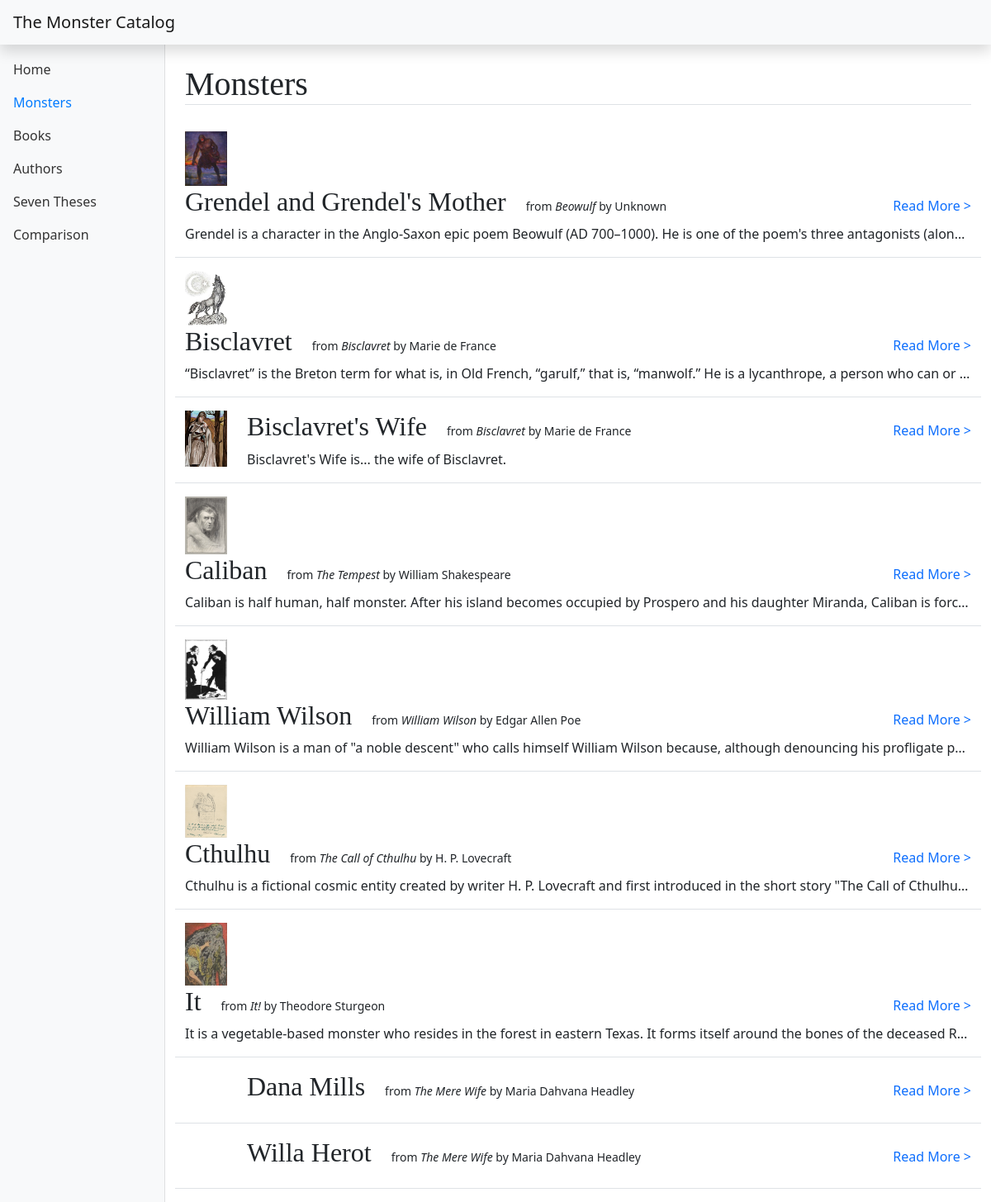
/monsters, run on the app's committed database.
### monstercatalog/models.py (models this page shows, shortened)
class Monster(models.Model):
    name = models.CharField(max_length=255)
    image = models.ImageField(null=True, blank=True)
    book = models.ForeignKey(Book, on_delete=models.CASCADE)
    description = models.TextField(blank=True)
    age = models.IntegerField(null=True, blank=True)
    location = models.TextField(max_length=255, blank=True)

class Book(models.Model):
    title = models.CharField(max_length=255)
    author = models.ForeignKey(Author, on_delete=models.CASCADE)
    about = models.TextField(blank=True)
    image = models.ImageField(null=True, blank=True)

class Author(models.Model):
    name = models.CharField(max_length=255)
    born = models.DateField(null=True, blank=True)
    died = models.DateField(null=True, blank=True)
    about = models.TextField(blank=True)
    image = models.ImageField(null=True, blank=True)

### monstercatalog/views.py (the view)
# urls.py: path('monsters', views.monster_list, name='monster_list'),
def monster_list(request):
    monsters = Monster.objects.all()
    return render(request, 'monstercatalog/monster_list_page.html', {'monsters': monsters})

### monstercatalog/templates/monstercatalog/monster_list_page.html
{% extends 'monstercatalog/dash_base.html' %}
{% block main %}
    <div class="container-fluid">
        <div class="row">
            <div class="col-auto">
                <div class="row my-4">
                    <div class="col">
                        <h1 class="border-bottom">Monsters</h1>
                    </div>
                </div>
                {% for monster in monsters %}
                    <div class="row my-3 border-bottom">
                        <div style="width: 75px;">
                            {% if monster.image %}
                                <img src="{{ monster.image.url }}" width="100%">
                            {% endif %}
                        </div>
                        <div class="col" style="max-width: 80rem">
                            <div class="row align-items-baseline">
                                <div class="col-auto">
                                    <h2>{{ monster.name }}</h2>
                                </div>
                                <div class="col-auto">
                                    <small>from <a href="{% url 'book_detail' monster.book.id %}" class="text-decoration-none link-dark"><em>{{ monster.book.title }}</em></a> by <a href="{% url 'author_detail' monster.book.author.id %}" class="text-decoration-none link-dark">{{ monster.book.author.name }}</a></small>
                                </div>
                                <div class="col-auto ms-auto">
                                    <a href="{% url 'monster_detail' monster.id %}" class="text-decoration-none">Read More ></a>
                                </div>
                            </div>
                            <div class="row">
                                <p class="text-truncate">{{ monster.description }}</p>
                            </div>
                        </div>
                    </div>
                {% endfor %}
            </div>
        </div>
    </div>
{% endblock %}

### monstercatalog/templates/monstercatalog/dash_base.html (shortened to what this page needs)
{% extends 'monstercatalog/base.html' %}
{% block content %}
    <header class="navbar navbar-light sticky-top bg-light flex-md-nowrap p-0 shadow">
        <a class="navbar-brand col-md-3 col-lg-2 me-0 px-3" href="/">The Monster Catalog</a>
    </header>
    <div class="container-fluid">
        <div class="row">
            <nav id="sidebarMenu" class="col-md-3 col-lg-2 d-md-block bg-light sidebar collapse">
                <div class="position-sticky pt-3">
                    <ul class="nav flex-column">
                        <li class="nav-item">
                            <a class="nav-link link-dark" aria-current="page" href="/">
                                Home
                            </a>
                        </li>
                        <li class="nav-item">
                            <a class="nav-link link-dark {% if request.resolver_match.url_name == 'monster_list' %}active{% endif %}"
                               href="{% url 'monster_list' %}">
                                Monsters
                            </a>
                        </li>
                        <li class="nav-item">
                            <a class="nav-link link-dark {% if request.resolver_match.url_name == 'book_list' %}active{% endif %}" href="{% url 'book_list' %}">
                                Books
                            </a>
                        </li>
                        <li class="nav-item">
                            <a class="nav-link link-dark {% if request.resolver_match.url_name == 'author_list' %}active{% endif %}"
                               href="{% url 'author_list' %}">
                                Authors
                            </a>
                        </li>
                        <li class="nav-item">
                            <a class="nav-link link-dark {% if request.resolver_match.url_name == 'thesis_list' %}active{% endif %}"
                               href="{% url 'thesis_list' %}">
                                Seven Theses
                            </a>
                        </li>
                        <li class="nav-item">
                            <a class="nav-link link-dark {% if request.resolver_match.url_name == 'thesis_comparison' %}active{% endif %}"
                               href="{% url 'thesis_comparison' %}">
                                Comparison
                            </a>
                        </li>
                    </ul>
                </div>
            </nav>
            <main class="col-md-9 ms-sm-auto col-lg-10 px-0">
                {% block main %} {% endblock %}
            </main>
        </div>
    </div>
{% endblock %}

### monstercatalog/templates/monstercatalog/base.html (shortened to what this page needs)
<!doctype html>
<html lang="en">
<head>
    <link href="https://cdn.jsdelivr.net/npm/bootstrap@5.0.0-beta1/dist/css/bootstrap.min.css" rel="stylesheet"
>
</head>
{% block body %}
    <body>
    {% block content %}{% endblock %}
    </body>
{% endblock %}
</html>

### data on the page
Monster: image (picture), name "Grendel and Grendel's Mother", book "Beowulf", book.author.name "Unknown", description "Grendel is a character in the Anglo-Saxon epic poem Beowulf (AD 700–1000). He is one of the poem's three antagonists (alon…"
Monster: image (picture), name "Bisclavret", book "Bisclavret", book.author.name "Marie de France", description "“Bisclavret” is the Breton term for what is, in Old French, “garulf,” that is, “man­wolf.” He is a lycanthrope, a person who can or…"
Monster: image (picture), name "Bisclavret's Wife", book "Bisclavret", book.author.name "Marie de France", description "Bisclavret's Wife is... the wife of Bisclavret."
Monster: image (picture), name "Caliban", book "The Tempest", book.author.name "William Shakespeare", description "Caliban is half human, half monster. After his island becomes occupied by Prospero and his daughter Miranda, Caliban is forc…"
Monster: image (picture), name "William Wilson", book "William Wilson", book.author.name "Edgar Allen Poe", description "William Wilson is a man of \"a noble descent\" who calls himself William Wilson because, although denouncing his profligate p…"
Monster: image (picture), name "Cthulhu", book "The Call of Cthulhu", book.author.name "H. P. Lovecraft", description "Cthulhu is a fictional cosmic entity created by writer H. P. Lovecraft and first introduced in the short story \"The Call of Cthulhu…"
Monster: image (picture), name "It", book "It!", book.author.name "Theodore Sturgeon", description "It is a vegetable-based monster who resides in the forest in eastern Texas. It forms itself around the bones of the deceased R…"
Monster: name "Dana Mills", book "The Mere Wife", book.author.name "Maria Dahvana Headley"
Monster: name "Willa Herot", book "The Mere Wife", book.author.name "Maria Dahvana Headley"
